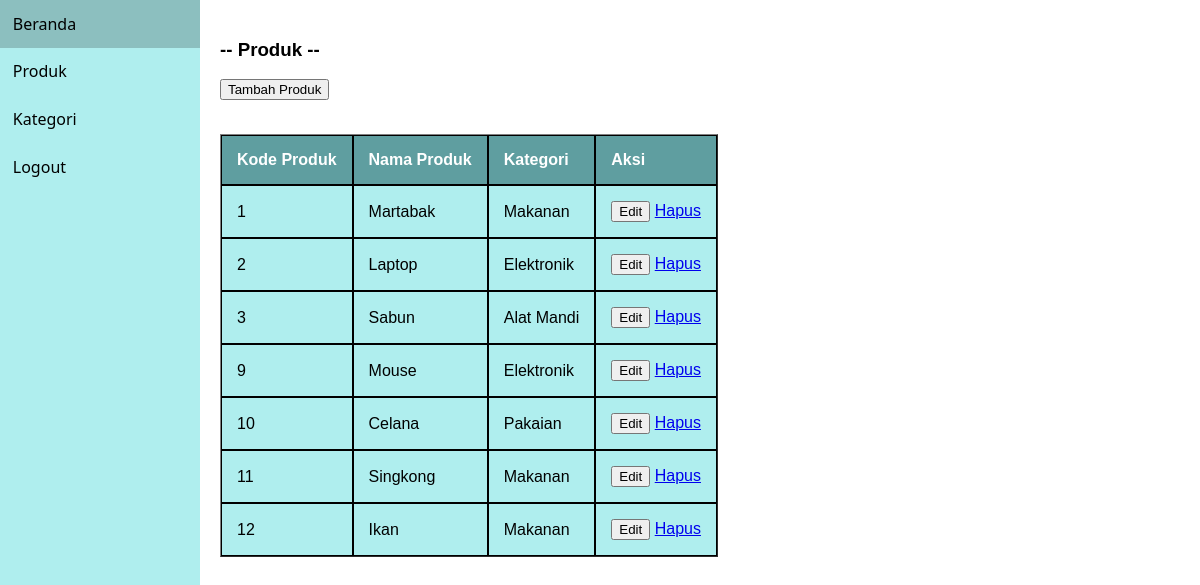
The app's page /produk.php (signed in) with its own data.
### tables this page shows
CREATE TABLE `tbl_produk` (
  `kode_produk` int(11) NOT NULL,
  `nama_produk` varchar(30) NOT NULL,
  `kategori` varchar(30) NOT NULL,
  `deskripsi` text NOT NULL,
  `gambar` varchar(100) NOT NULL
);

### produk.php (the view, shortened to what this page needs)
<?php
    include 'menu.php';
    include 'koneksi.php';
    $sql = "SELECT kode_produk, nama_produk, kategori, deskripsi, gambar FROM tbl_produk";
    $query = mysqli_query($koneksi, $sql);
?>
<body>
    <div class="category">
        <div style="display:flex; gap: 1em">
            <div class="row align-items-center py-3 px-xl-5">
                <h3>-- Produk --</h3>
                <form action="tambah_produk.php" method="get">
                <button type="submit" name="tambah">Tambah Produk</button>
                <br><br>
                </form>
                <table border="1" cellspacing="0" cellpadding="10px">
                    <tr>
                        <th>Kode Produk</th>
                        <th>Nama Produk</th>
                        <th>Kategori</th>
                        <th>Aksi</th>
                    </tr>
                    <?php
                    while($row = mysqli_fetch_assoc($query)) {
                        $id         = $row['kode_produk'];
                    ?>
                        <tr>
                        <td><?php echo $row['kode_produk']?></td>
                        <td><?php echo $row['nama_produk']?></td>
                        <td><?php echo $row['kategori']?></td>
                        <td>
                            <a href="edit.php?op=edit&id=<?php echo $id ?>"><button type="button" class="btn btn-warning">Edit</button></a>
                            <a href="hapus_produk.php?id=<?php echo $row['kode_produk']; ?>" onclick="return confirm('Yakin mau delete data?')">Hapus</a>
                        </td>
                        </tr>
                    <?php
                    }
                    ?>
                </table>
            </div>
        </div>
    </div>
</body>

### menu.php (shortened to what this page needs)
<!DOCTYPE html>
<html lang="en">
<head>
</head>
<body>
<aside class="side-nav">
	<nav>
		<a href="admin.php">Beranda</a>
		<a href="produk.php">Produk</a>
		<a href="kategori.php">Kategori</a>
		<a href="logout.php">Logout</a>
	</nav>
</aside>
</body>
</html>

### menu.php (style rules this page uses)
body { margin: 0; padding: 0; }
.side-nav { background: paleturquoise; width: 25vw; max-width: 200px; height: 100vh; }
.side-nav nav { display: flex; flex-direction: column; }
.side-nav nav a { font-family: sans; text-decoration: none; color: black; padding: 0.8rem; }

### produk.php (style rules this page uses)
body { font-family: Arial, sans-serif; margin: 0; padding: 0; display: flex; }
.category { width: 500px; padding: 20px; }
.category table th { background-color:cadetblue;; color: white; border: 1px solid black; padding: 15px; text-align: left; }
.category table td { background-color:paleturquoise;; border: 1px solid black; padding: 15px; text-align: left; }

### records on screen
tbl_produk: kode_produk "1", nama_produk "Martabak", kategori "Makanan"
tbl_produk: kode_produk "2", nama_produk "Laptop", kategori "Elektronik"
tbl_produk: kode_produk "3", nama_produk "Sabun", kategori "Alat Mandi"
tbl_produk: kode_produk "9", nama_produk "Mouse", kategori "Elektronik"
tbl_produk: kode_produk "10", nama_produk "Celana", kategori "Pakaian"
tbl_produk: kode_produk "11", nama_produk "Singkong", kategori "Makanan"
tbl_produk: kode_produk "12", nama_produk "Ikan", kategori "Makanan"
